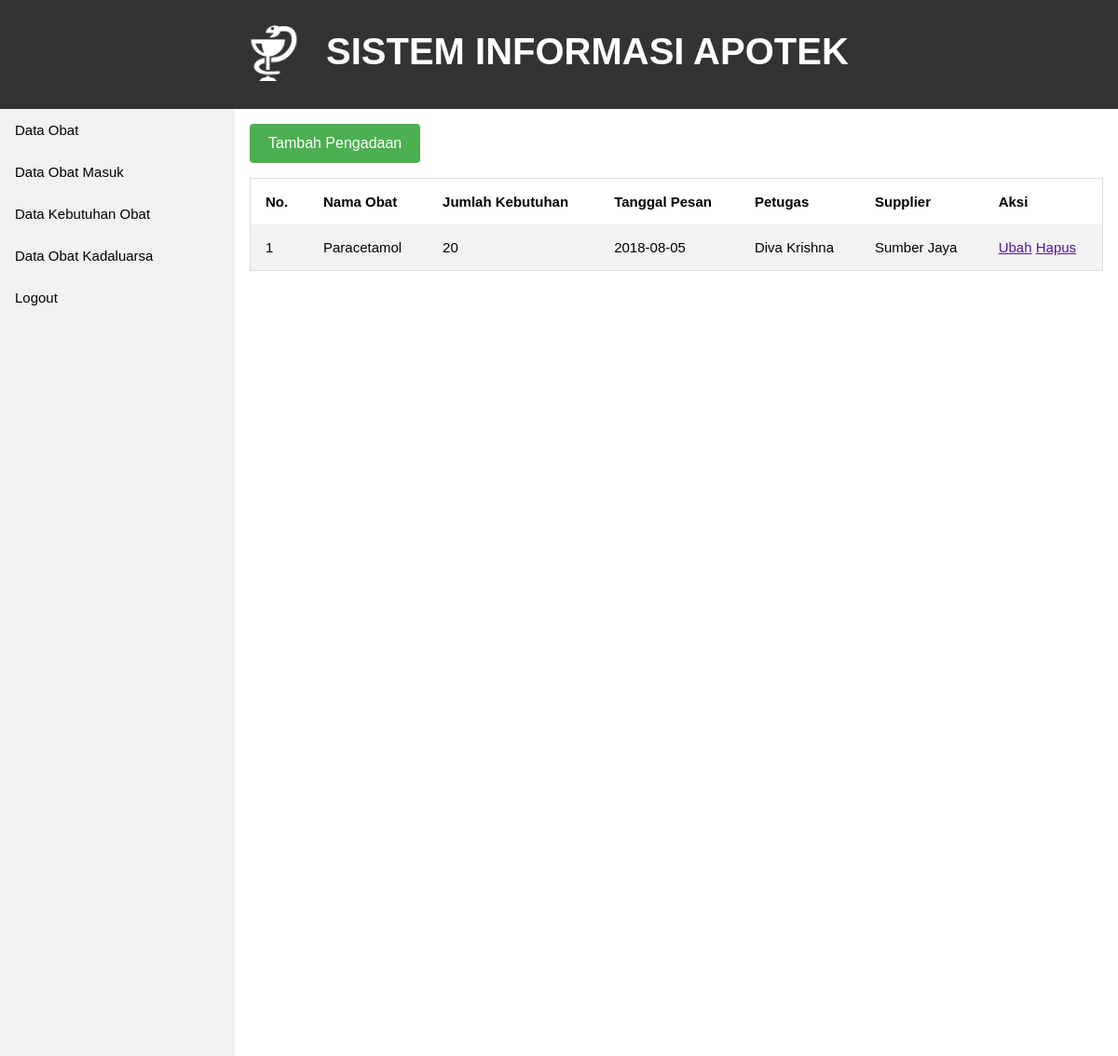
The page /pengadaan.php (signed in) on the database its author committed.
### tables this page shows
CREATE TABLE `pengadaan_obat` (
  `no_pengadaan` int(11) NOT NULL,
  `kode_supplier` varchar(7) NOT NULL,
  `username` varchar(20) NOT NULL,
  `tanggal_pesan` date NOT NULL
);

CREATE TABLE `obat` (
  `kode_obat` varchar(7) NOT NULL,
  `nama_obat` varchar(35) NOT NULL,
  `harga_jual` varchar(20) NOT NULL,
  `jumlah_obat` int(11) NOT NULL DEFAULT '0',
  `stok_minimal` int(11) NOT NULL
);

CREATE TABLE `detail_pengadaan_obat` (
  `no_pengadaan` int(11) NOT NULL,
  `kode_obat` varchar(7) NOT NULL,
  `jumlah_kebutuhan` int(11) NOT NULL
);

CREATE TABLE `petugas` (
  `username` varchar(20) NOT NULL,
  `password` varchar(20) NOT NULL,
  `nama_lengkap` varchar(35) NOT NULL,
  `tanggal_lahir` date NOT NULL,
  `alamat` varchar(100) NOT NULL,
  `no_telepon` varchar(15) NOT NULL,
  `akses_level` varchar(10) NOT NULL
);

CREATE TABLE `supplier` (
  `kode_supplier` varchar(7) NOT NULL,
  `nama_supplier` varchar(35) NOT NULL,
  `alamat` varchar(100) NOT NULL,
  `no_telepon` varchar(15) NOT NULL
);

### database.php (called while the page is built, shortened)
<?php
class Database{
  public $conn;
  public $host = "localhost";
  public $user = "root";
  public $pass = "";
  public $db   = "proyek_1";
  public function __construct(){
    $this->conn = new mysqli($this->host, $this->user, $this->pass, $this->db);
  }
  public function readJoin($collums, $table, $where=null, $join=null){
    $sql = "SELECT $collums FROM $table";
    if($where != null){
      if($join != null){
        $sql .= " $join WHERE $where";
      }
      else{
        $sql .= " WHERE $where";
      }
    }else{
      $sql .= " $join";
    }
    $query = $this->conn->query($sql);
    return $query->fetch_all(MYSQLI_BOTH);
  }
}
 ?>

### pengadaan.php (the view, shortened to what this page needs)
<?php
include_once('header.php');
include_once('database.php');
$db = new Database();
$join = '
INNER JOIN supplier ON pengadaan_obat.kode_supplier = supplier.kode_supplier
INNER JOIN petugas ON pengadaan_obat.username = petugas.username
INNER JOIN detail_pengadaan_obat ON pengadaan_obat.no_pengadaan = detail_pengadaan_obat.no_pengadaan
INNER JOIN obat ON detail_pengadaan_obat.kode_obat = obat.kode_obat
';
$collums = 'petugas.nama_lengkap, supplier.nama_supplier, pengadaan_obat.tanggal_pesan, detail_pengadaan_obat.jumlah_kebutuhan, obat.nama_obat';
$dataj = $db->readJoin($collums ,'pengadaan_obat', null, $join);
?>
<button onclick="functionHide()" class="button">Tambah Pengadaan</button>
<table>
<tr>
<th>No.</th>
<th>Nama Obat</th>
<th>Jumlah Kebutuhan</th>
<th>Tanggal Pesan</th>
<th>Petugas</th>
<th>Supplier</th>
<th>Aksi</th>
</tr>
<?php
$no = 1;
foreach($dataj as $row){
?>
<tr>
<td><?php echo $no++; ?></td>
<td><?php echo $row['nama_obat']; ?></td>
<td><?php echo $row['jumlah_kebutuhan']; ?></td>
<td><?php echo $row['tanggal_pesan']; ?></td>
<td><?php echo $row['nama_lengkap']; ?></td>
<td><?php echo $row['nama_supplier']; ?></td>
<td><a href="">Ubah</a>&nbsp;<a href="">Hapus</a></td>
</tr>
<?php
}
?>
</table>
<?php include_once('footer.php');?>

### style.css (style rules this page uses)
body { margin: 0; font-family: Verdana, Geneva, Tahoma, sans-serif; font-size: 15px; }
.button { background-color: #4CAF50; border: none; color: white; padding: 12px 20px; text-align: center; text-decoration: none; display: inline-block; font-size: 16px; border-radius: 4px; }
table { border-collapse: collapse; border-spacing: 0; width: 100%; border: 1px solid #ddd; margin-top: 16px; }
th, td { text-align: left; padding: 16px; }
tr:nth-child(even) { background-color: #f2f2f2 }

### rows shown on the page
pengadaan_obat: obat.nama_obat "Paracetamol", detail_pengadaan_obat.jumlah_kebutuhan "20", tanggal_pesan "2018-08-05", petugas.nama_lengkap "Diva Krishna", kode_supplier.nama_supplier "Sumber Jaya"
